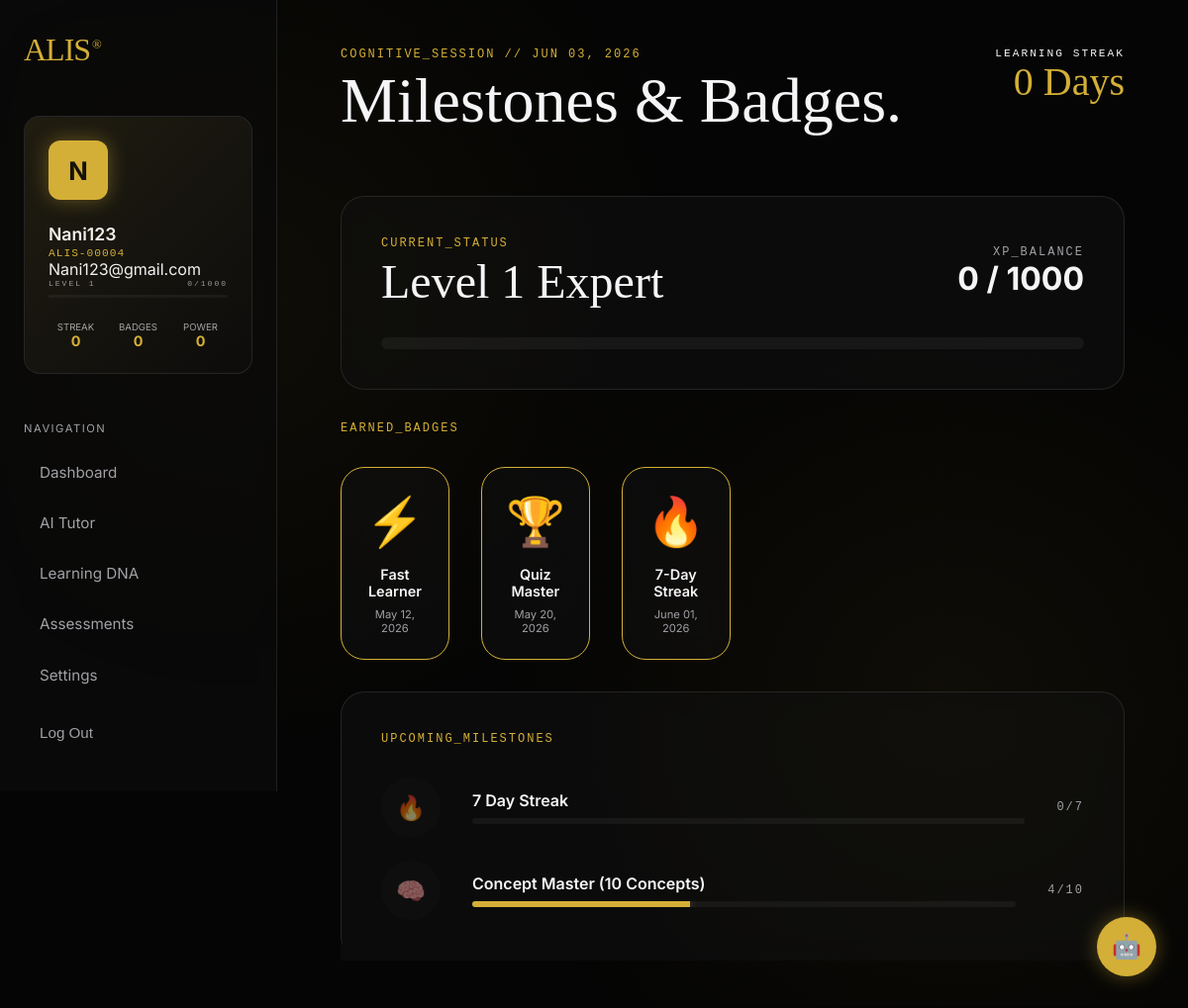
Screenshot of /achievements/ (signed in) with the database file from the repository.
### alis_app/models.py (models this page shows)
class User(AbstractUser):
    email = models.EmailField(unique=True)
    ROLE_CHOICES = (
        ('student', 'Student'),
        ('teacher', 'Teacher'),
        ('admin', 'Admin'),
        ('owner', 'Owner (Super Admin)'),
    )
    role = models.CharField(max_length=10, choices=ROLE_CHOICES, default='student')
    USERNAME_FIELD = 'email'
    REQUIRED_FIELDS = ['username']
    level = models.CharField(max_length=20, default='Weak', null=True, blank=True)
    last_quiz_score = models.IntegerField(null=True, blank=True)
    last_subject = models.CharField(max_length=50, null=True, blank=True)
    easy_accuracy = models.IntegerField(null=True, blank=True)
    medium_accuracy = models.IntegerField(null=True, blank=True)
    hard_accuracy = models.IntegerField(null=True, blank=True)
    weak_areas = models.JSONField(default=list, null=True, blank=True)
    risk_score = models.FloatField(default=0.0) # 0 to 100
    learning_speed = models.FloatField(default=0.0) # percentage or rate
    retention_score = models.FloatField(default=0.0) # 0 to 100
    learning_trend = models.JSONField(default=list) # [{date, score}]
    learning_dna = models.CharField(max_length=100, default="Analytical")
    xp = models.IntegerField(default=0)
    total_xp = models.IntegerField(default=0)
    user_level = models.IntegerField(default=1)
    badges = models.JSONField(default=list, null=True, blank=True)
    streak_days = models.IntegerField(default=0)
    last_activity_date = models.DateField(null=True, blank=True)
    technical_readiness = models.FloatField(default=0.0)
    aptitude_readiness = models.FloatField(default=0.0)
    communication_readiness = models.FloatField(default=0.0)
    def __str__(self):
        return f"{self.first_name or self.username} ({self.role})"

### alis_app/views.py (the view)
# urls.py: path('achievements/', views.achievements_view, name='achievements'),
@login_required
@student_required
def achievements_view(request):
    earned_badges = [
        {'name': 'Fast Learner', 'icon': '⚡', 'date': 'May 12, 2026'},
        {'name': 'Quiz Master', 'icon': '🏆', 'date': 'May 20, 2026'},
        {'name': '7-Day Streak', 'icon': '🔥', 'date': 'June 01, 2026'},
    ]
    return render(request, 'alis_app/achievements.html', {
        'earned_badges': earned_badges
    })

### alis_app/templatetags/auth_extras.py (called while the page is built)
@register.filter(name='split_email')
def split_email(value):
    if not value:
        return ""
    return value.split('@')[0]

### alis_app/templates/alis_app/achievements.html (shortened to what this page needs)
{% extends 'alis_app/base.html' %}
{% block header_title %}Milestones & Badges.{% endblock %}
{% block content %}
<div class="dashboard-grid">
    <div class="glass-card" style="grid-column: span 12;">
        <div style="display: flex; justify-content: space-between; align-items: center; margin-bottom: 2rem;">
            <div>
                <div class="text-mono" style="color: var(--gold-primary);">Current_Status</div>
                <div class="h-editorial" style="font-size: 3rem; margin-top: 0.5rem;">Level {{ user.user_level|default:1 }} Expert</div>
            </div>
            <div style="text-align: right;">
                <div class="text-mono" style="color: var(--text-secondary);">XP_Balance</div>
                <div style="font-size: 2rem; font-weight: 700;">{{ user.xp|default:0 }} / 1000</div>
            </div>
        </div>
        <div class="xp-bar-container" style="height: 12px;">
        </div>
    </div>
    <div style="grid-column: span 12;">
        <div class="text-mono" style="color: var(--gold-primary); margin-bottom: 2rem;">Earned_Badges</div>
        <div style="display: grid; grid-template-columns: repeat(6, 1fr); gap: 2rem;">
            {% for badge in earned_badges %}
            <div class="glass-card" style="padding: 1.5rem; text-align: center; border-color: var(--gold-primary);">
                <div style="font-size: 3rem; margin-bottom: 1rem;">{{ badge.icon }}</div>
                <div style="font-weight: 600; font-size: 0.9rem;">{{ badge.name }}</div>
                <div style="font-size: 0.7rem; color: var(--text-secondary); margin-top: 0.5rem;">{{ badge.date }}</div>
            </div>
            {% empty %}
            <div class="glass-card" style="grid-column: span 6; text-align: center; color: var(--text-secondary);">
                Start your first assessment to earn badges.
            </div>
            {% endfor %}
        </div>
    </div>
    <div class="glass-card" style="grid-column: span 12;">
        <div class="text-mono" style="color: var(--gold-primary); margin-bottom: 2rem;">Upcoming_Milestones</div>
        <div style="display: flex; flex-direction: column; gap: 1.5rem;">
            <div style="display: flex; align-items: center; gap: 2rem;">
                <div style="width: 60px; height: 60px; background: rgba(255,255,255,0.03); border-radius: 50%; display: flex; align-items: center; justify-content: center; font-size: 1.5rem; opacity: 0.5;">🔥</div>
                <div style="flex: 1;">
                    <div style="font-weight: 600;">7 Day Streak</div>
                    <div class="xp-bar-container" style="margin-top: 0.5rem; height: 6px;">
                    </div>
                </div>
                <div class="text-mono" style="color: var(--text-secondary);">{{ user.streak_days|default:0 }}/7</div>
            </div>
            <div style="display: flex; align-items: center; gap: 2rem;">
                <div style="width: 60px; height: 60px; background: rgba(255,255,255,0.03); border-radius: 50%; display: flex; align-items: center; justify-content: center; font-size: 1.5rem; opacity: 0.5;">🧠</div>
                <div style="flex: 1;">
                    <div style="font-weight: 600;">Concept Master (10 Concepts)</div>
                    <div class="xp-bar-container" style="margin-top: 0.5rem; height: 6px;">
                        <div class="xp-bar-fill" style="width: 40%;"></div>
                    </div>
                </div>
                <div class="text-mono" style="color: var(--text-secondary);">4/10</div>
            </div>
        </div>
    </div>
</div>
{% endblock %}

### alis_app/templates/alis_app/base.html (shortened to what this page needs)
{% load static auth_extras %}
<!DOCTYPE html>
<html lang="en">
<head>
    <link rel="stylesheet" href="{% static 'alis_app/css/premium_theme.css' %}">
</head>
<body class="animate-in">
    <div class="bg-mesh"></div>
    <div class="app-layout">
        <aside class="sidebar border-glow">
            <div class="sidebar-logo" onclick="window.location.href='{% url 'dashboard' %}'">ALIS<span>®</span></div>
            <div class="sidebar-user-card" style="margin-bottom: 2rem;">
                <div class="user-avatar" style="margin-bottom: 1.5rem; width: 60px; height: 60px; font-size: 1.6rem;">
                    {{ user.first_name|default:user.username|slice:":1"|upper }}
                </div>
                <div class="user-info-name">{{ user.first_name|default:user.username|split_email }}</div>
                <div class="user-info-id">ALIS-{{ user.id|stringformat:"05d" }}</div>
                <div class="user-info-email">{{ user.email }}</div>
                <div style="display: flex; justify-content: space-between; align-items: center; margin-bottom: 0.4rem;">
                    <div class="text-mono" style="font-size: 0.5rem; opacity: 0.6;">LEVEL {{ user.user_level|default:1 }}</div>
                    <div class="text-mono" style="font-size: 0.5rem; opacity: 0.6;">{{ user.xp|default:0 }}/1000</div>
                </div>
                <div class="xp-bar-container" style="height: 3px; margin-bottom: 1.5rem;">
                </div>
                <div class="user-mini-stats">
                    <div class="mini-stat-item">
                        <div class="mini-stat-label">Streak</div>
                        <div class="mini-stat-value">{{ user.streak_days|default:0 }}</div>
                    </div>
                    <div class="mini-stat-item">
                        <div class="mini-stat-label">Badges</div>
                        <div class="mini-stat-value">{{ user.badges|length|default:0 }}</div>
                    </div>
                    <div class="mini-stat-item">
                        <div class="mini-stat-label">Power</div>
                        <div class="mini-stat-value">{{ user.last_quiz_score|default:0 }}</div>
                    </div>
                </div>
            </div>
            <nav class="nav-group" style="overflow-y: auto; flex: 1; padding-right: 0.5rem; margin-bottom: 0;">
                {% if user.role == 'student' %}
                    <div class="nav-label">Navigation</div>
                    <a href="{% url 'dashboard' %}" class="nav-item {% if request.resolver_match.url_name == 'dashboard' %}active{% endif %}">Dashboard</a>
                    <a href="{% url 'ai_tutor' %}" class="nav-item {% if request.resolver_match.url_name == 'ai_tutor' %}active{% endif %}">AI Tutor</a>
                    <a href="{% url 'learning_dna' %}" class="nav-item {% if request.resolver_match.url_name == 'learning_dna' %}active{% endif %}">Learning DNA</a>
                    <a href="{% url 'quiz' %}" class="nav-item {% if request.resolver_match.url_name == 'quiz' %}active{% endif %}">Assessments</a>
                {% endif %}
            </nav>
            <div style="margin-top: auto; display: flex; flex-direction: column; gap: 0.5rem;">
                <a href="{% url 'settings' %}" class="nav-item {% if request.resolver_match.url_name == 'settings' %}active{% endif %}">Settings</a>
                <form action="{% url 'logout' %}" method="post">
                    <button type="submit" class="nav-item" style="width: 100%; border: none; background: none; cursor: pointer; text-align: left; padding: 0.8rem 1rem;">
                        Log Out
                    </button>
                </form>
            </div>
        </aside>
        <main class="main-wrapper">
            {% block header %}
            <header class="app-header">
                <div>
                    <div class="text-mono" style="color: var(--gold-primary); margin-bottom: 0.5rem;">Cognitive_Session // {% now "M d, Y" %}</div>
                    <h1 class="h-editorial" style="font-size: 4rem; margin-top: 0.5rem;">{% block header_title %}Welcome back.{% endblock %}</h1>
                </div>
                <div style="text-align: right;">
                    <div class="text-mono" style="color: var(--text-muted); font-size: 0.7rem;">Learning Streak</div>
                    <div class="h-editorial" style="font-size: 2.5rem; color: var(--gold-primary); margin-top: 0.2rem;">{{ user.streak_days|default:0 }} Days</div>
                </div>
            </header>
            {% endblock %}
            {% block content %}{% endblock %}
        </main>
    </div>
    {% include 'alis_app/ai_assistant_widget.html' %}
</body>
</html>

### alis_app/static/alis_app/css/premium_theme.css (style rules this page uses)
:root { --bg-black: #050505; --bg-card: rgba(15, 15, 15, 0.7); --gold-primary: #D4AF37; --gold-secondary: #FFD700; --gold-glow: rgba(212, 175, 55, 0.4); --text-primary: #F5F5F7; --text-secondary: #A1A1A6; --border-glass: rgba(255, 255, 255, 0.1); --border-gold: rgba(212, 175, 55, 0.3); --glass-blur: blur(20px); }
* { margin: 0; padding: 0; box-sizing: border-box; }
body { background-color: var(--bg-black); color: var(--text-primary); font-family: 'Inter', -apple-system, BlinkMacSystemFont, sans-serif; overflow-x: hidden; -webkit-font-smoothing: antialiased; }
.bg-mesh { position: fixed; top: 0; left: 0; width: 100%; height: 100%; z-index: -1; background: radial-gradient(circle at 20% 30%, rgba(212, 175, 55, 0.05) 0%, transparent 40%), radial-gradient(circle at 80% 70%, rgba(212, 175, 55, 0.05) 0%, transparent 40%); }
.app-layout { display: flex; min-height: 100vh; }
.sidebar { width: 280px; height: 100vh; position: fixed; background: rgba(10, 10, 10, 0.8); backdrop-filter: var(--glass-blur); border-right: 1px solid var(--border-glass); padding: 2rem 1.5rem; display: flex; flex-direction: column; z-index: 100; }
.sidebar-logo { font-family: 'Instrument Serif', serif; font-size: 2rem; color: var(--gold-primary); margin-bottom: 3rem; letter-spacing: -1px; cursor: pointer; }
.sidebar-logo span { font-size: 0.8rem; vertical-align: super; margin-left: 2px; }
.sidebar-user-card { background: var(--bg-card); border: 1px solid var(--border-glass); border-radius: 16px; padding: 1.5rem; margin-bottom: 2rem; position: relative; overflow: hidden; }
.sidebar-user-card::before { content: ''; position: absolute; top: 0; left: 0; width: 100%; height: 100%; background: linear-gradient(135deg, rgba(212, 175, 55, 0.1) 0%, transparent 100%); pointer-events: none; }
.user-avatar { width: 50px; height: 50px; background: var(--gold-primary); border-radius: 12px; display: flex; align-items: center; justify-content: center; font-weight: 700; color: var(--bg-black); font-size: 1.2rem; margin-bottom: 1rem; box-shadow: 0 0 20px var(--gold-glow); }
.user-info-name { font-weight: 600; font-size: 1.1rem; margin-bottom: 0.2rem; }
.user-info-id { font-size: 0.7rem; color: var(--gold-primary); font-family: 'Courier New', Courier, monospace; letter-spacing: 1px; }
.nav-label { font-size: 0.7rem; text-transform: uppercase; color: var(--text-secondary); letter-spacing: 1.5px; margin-bottom: 1rem; margin-top: 1rem; }
.nav-item { display: block; padding: 0.8rem 1rem; color: var(--text-secondary); text-decoration: none; border-radius: 8px; margin-bottom: 0.4rem; transition: all 0.3s ease; font-size: 0.95rem; }
.main-wrapper { flex: 1; margin-left: 280px; padding: 3rem 4rem; min-height: 100vh; }
.app-header { display: flex; justify-content: space-between; align-items: flex-start; margin-bottom: 4rem; }
.h-editorial { font-family: 'Instrument Serif', serif; font-weight: 400; line-height: 1; }
.text-mono { font-family: 'Courier New', Courier, monospace; text-transform: uppercase; letter-spacing: 2px; font-size: 0.75rem; }
.glass-card { background: var(--bg-card); backdrop-filter: var(--glass-blur); border: 1px solid var(--border-glass); border-radius: 24px; padding: 2.5rem; transition: transform 0.3s ease, border-color 0.3s ease; }
.dashboard-grid { display: grid; grid-template-columns: repeat(12, 1fr); gap: 2rem; }
.xp-bar-container { background: rgba(255, 255, 255, 0.05); border-radius: 10px; height: 4px; width: 100%; overflow: hidden; }
.xp-bar-fill { height: 100%; background: var(--gold-primary); box-shadow: 0 0 10px var(--gold-glow); }
.user-mini-stats { display: grid; grid-template-columns: repeat(3, 1fr); gap: 0.5rem; margin-top: 1rem; }
.mini-stat-item { text-align: center; }
.mini-stat-label { font-size: 0.6rem; color: var(--text-secondary); text-transform: uppercase; }
.mini-stat-value { font-weight: 700; color: var(--gold-primary); font-size: 0.9rem; }
.animate-in { animation: fadeIn 0.8s cubic-bezier(0.16, 1, 0.3, 1) forwards; }

### rows the page displays
User: first_name "N", first_name|split_email "Nani123", id "00004", email "Nani123@gmail.com", user_level "1", xp "0", streak_days "0", badges|length "0", last_quiz_score "0"

### other values shown
{{ badge.icon }} "⚡" "🏆" "🔥"
{{ badge.name }} "Fast Learner" "Quiz Master" "7-Day Streak"
{{ badge.date }} "May 12, 2026" "May 20, 2026" "June 01, 2026"
